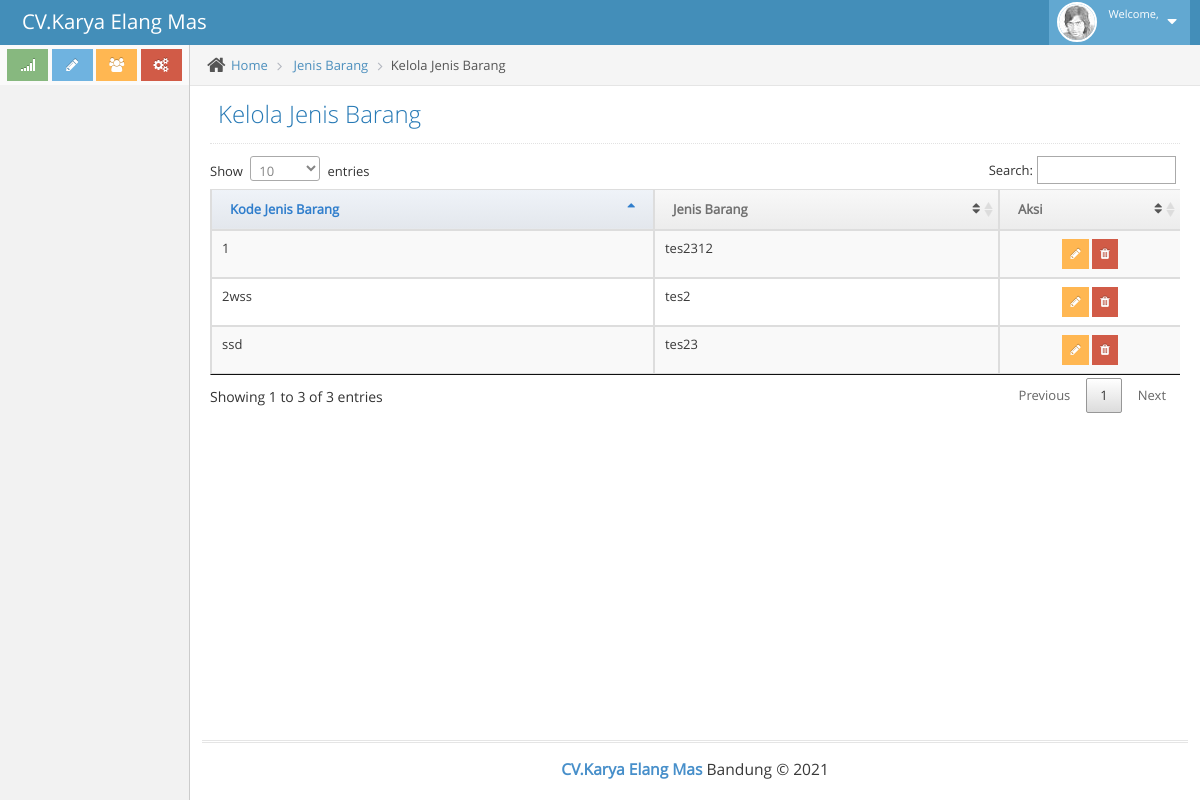
Page /index.php/jenis/kelola_jenis on the committed database.
### tables this page shows
CREATE TABLE `jenis` (
  `id_jenis` varchar(200) NOT NULL,
  `jenis_barang` varchar(200) NOT NULL,
  `created_by` varchar(200) NOT NULL,
  `created_date` date NOT NULL,
  `modified_by` varchar(200) NOT NULL,
  `modified_date` date NOT NULL
);

### application/controllers/Jenis.php (called while the page is built, shortened)
<?php
class Jenis extends CI_Controller
{
    function __construct()
    {
        $this->load->model('jenis_m');
    }
    public function kelola_jenis()
    {
        $data['data'] = $this->jenis_m->get_alldata('jenis');
        $this->load->view('jenis/kelola_jenis', $data);
    }
}

### index.php (called while the page is built, shortened)
<?php
require_once BASEPATH.'core/CodeIgniter.php';

### application/models/jenis_m.php (called while the page is built, shortened)
<?php
class jenis_m extends CI_Model
{
    public function get_alldata($table)
    {
        $this->db->select('*');
        $this->db->from($table);
        $result = $this->db->get()->result();
        return $result;
    }
}

### application/views/jenis/kelola_jenis.php (the view, shortened to what this page needs)
<div class="main-content">
    <div class="main-content-inner">
        <div class="breadcrumbs ace-save-state" id="breadcrumbs">
            <ul class="breadcrumb">
                <li>
                    <i class="ace-icon fa fa-home home-icon"></i>
                    <a href="#">Home</a>
                </li>
                <li>
                    <a href="#">Jenis Barang</a>
                </li>
                <li class="active">Kelola Jenis Barang</li>
            </ul>
        </div>
        <div class="page-content">
            <div class="page-header">
                <h1>
                    Kelola Jenis Barang
                </h1>
            </div>
            <div class="page-body">
                <div class="box">
                    <div class="box-body table-responsive">
                        <table class="table table-bordered table-striped table-hover" id="table">
                            <thead>
                                <tr>
                                    <th>Kode Jenis Barang</th>
                                    <th>Jenis Barang</th>
                                    <th>Aksi</th>
                                </tr>
                            </thead>
                            <tbody>
                                <?php
                                foreach ($data as $data_jen) {
                                ?>
                                    <tr>
                                        <td><?php echo $data_jen->id_jenis ?></td>
                                        <td><?php echo $data_jen->jenis_barang ?></td>
                                        <td class="text-center" width="160px">
                                            <button class="btn btn-warning btn-xs" id="btnedit" data-id="<?php echo $data_jen->id_jenis ?>" title="Atur">
                                                <i class="fa fa-pencil"></i>
                                            </button>
                                            <button class="btn btn-danger btn-xs" id="btndel" data-id="<?php echo $data_jen->id_jenis ?>" title="Hapus">
                                                <i class="fa fa-trash"></i>
                                            </button>
                                        </td>
                                    </tr>
                                <?php
                                }
                                ?>
                            </tbody>
                        </table>
                    </div>
                </div>
            </div>
        </div>
    </div>
</div>

### rows in the picture
jenis: id_jenis "1", jenis_barang "tes2312"
jenis: id_jenis "2wss", jenis_barang "tes2"
jenis: id_jenis "ssd", jenis_barang "tes23"
